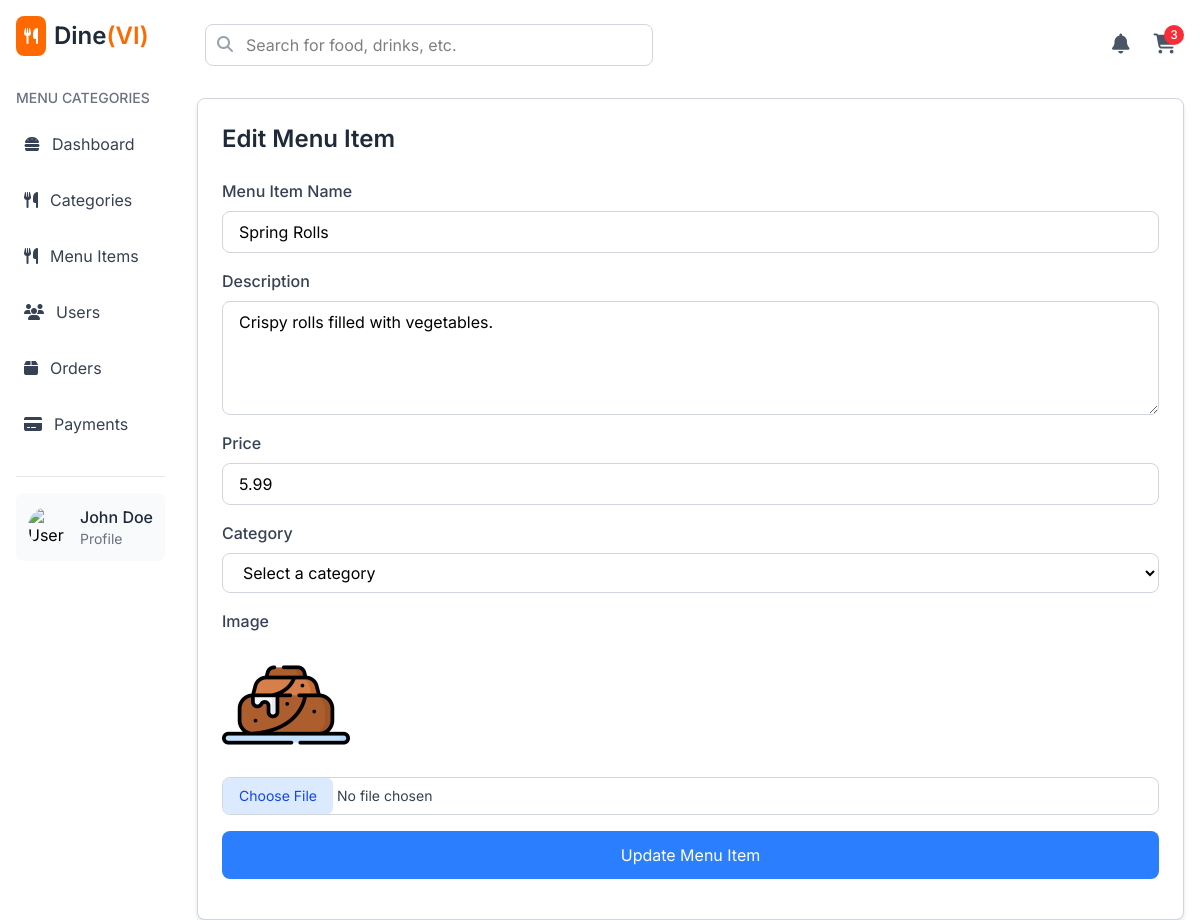
Page /edit/item/1 on the committed database.
### app.py (models this page shows, shortened)
class MenuItem(db.Model):
    item_id = db.Column(db.Integer, primary_key=True)
    name = db.Column(db.String(100), nullable=False)
    description = db.Column(db.Text)
    price = db.Column(db.Float, nullable=False)
    image_url = db.Column(db.String(255))
    category_id = db.Column(db.Integer, db.ForeignKey('category.category_id'), nullable=False)
    category = db.relationship('Category', back_populates='menu_items', lazy=True)

### app.py (the view, shortened to what this page needs)
@app.route('/edit/item/<int:item_id>', methods=['GET', 'POST'])
def edit_menu_item(item_id):
    item = MenuItem.query.get(item_id)
    if item is None:
        flash('Menu item not found!', 'danger')
        return redirect(url_for('view_menu_items'))  # Redirect to the menu view if the item doesn't exist
    return render_template('admin/edit_menu_item.html', item=item)

### templates/admin/edit_menu_item.html (shortened to what this page needs)
{% extends "admin/admin_layout.html" %}
{% block admin_content %}
<div class="border border-gray-300 p-6 bg-white shadow-md rounded-lg">
    <h2 class="text-2xl font-semibold text-gray-800 mb-6">Edit Menu Item</h2>
    <form action="{{ url_for('edit_menu_item', item_id=item.item_id) }}" method="POST" enctype="multipart/form-data">
        <div class="mb-4">
            <label for="name" class="block text-gray-700 font-medium">Menu Item Name</label>
            <input type="text" name="name" id="name" value="{{ item.name }}"
                class="mt-2 block w-full px-4 py-2 border border-gray-300 rounded-lg focus:outline-none focus:ring-2 focus:ring-blue-500"
                required>
        </div>
        <div class="mb-4">
            <label for="description" class="block text-gray-700 font-medium">Description</label>
            <textarea name="description" id="description" rows="4"
                class="mt-2 block w-full px-4 py-2 border border-gray-300 rounded-lg focus:outline-none focus:ring-2 focus:ring-blue-500"
                required>{{ item.description }}</textarea>
        </div>
        <div class="mb-4">
            <label for="price" class="block text-gray-700 font-medium">Price</label>
            <input type="number" name="price" id="price" value="{{ item.price }}"
                class="mt-2 block w-full px-4 py-2 border border-gray-300 rounded-lg focus:outline-none focus:ring-2 focus:ring-blue-500"
                step="0.01" required>
        </div>
        <div class="mb-4">
            <label for="category" class="block text-gray-700 font-medium">Category</label>
            <select name="category" id="category"
                class="mt-2 block w-full px-4 py-2 border border-gray-300 rounded-lg focus:outline-none focus:ring-2 focus:ring-blue-500"
                required>
                <option value="">Select a category</option>
            </select>
        </div>
        <div class="mb-4">
            <label for="image" class="block text-gray-700 font-medium">Image</label>
            <div class="mt-2">
                <img src="{{ url_for('static', filename='uploads/items/' + item.image_url) }}" alt="Current Image"
                    class="w-auto h-32 rounded-md">
            </div>
            <input type="file" name="image" id="image"
                class="mt-2 block w-full text-sm text-gray-700 border border-gray-300 rounded-lg file:border-0 file:text-blue-700 file:bg-blue-100 file:px-4 file:py-2 file:rounded-md focus:outline-none focus:ring-2 focus:ring-blue-500"
                onchange="previewImage(event)">
        </div>
        <div class="mb-4">
            <button type="submit"
                class="w-full py-3 bg-blue-500 text-white rounded-lg hover:bg-blue-600 focus:outline-none focus:ring-2 focus:ring-blue-500">
                Update Menu Item
            </button>
        </div>
    </form>
</div>
{% endblock %}

### rows in the picture
MenuItem: name "Spring Rolls", description "Crispy rolls filled with vegetables.", price "5.99", image_url (picture)
